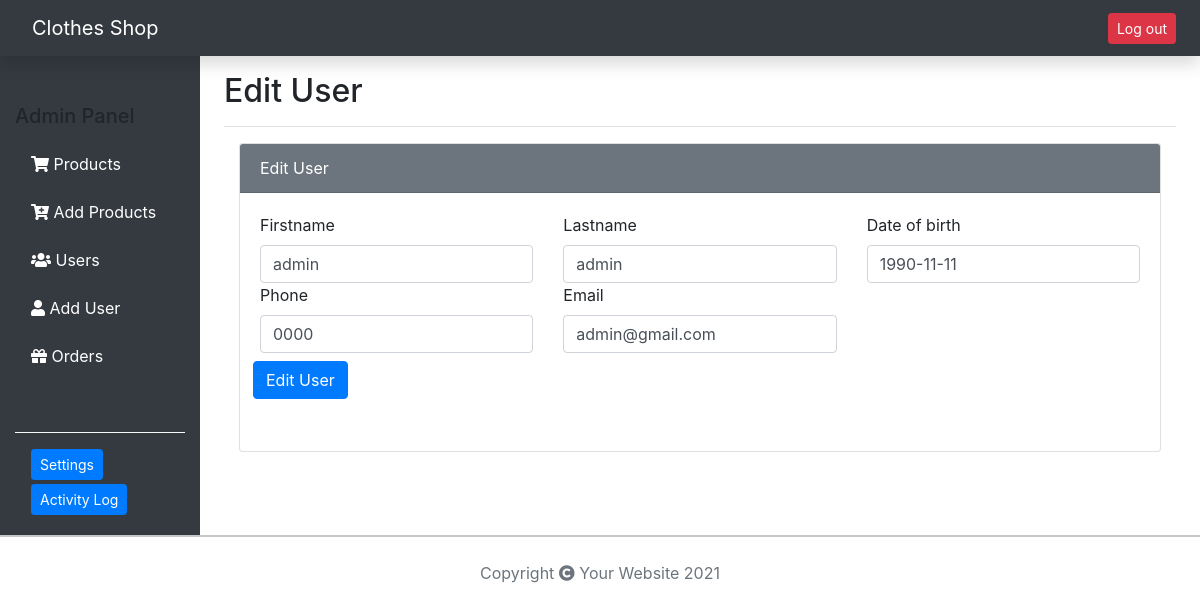
Page /edit_client.php?id=30 on the committed database.
### tables this page shows
CREATE TABLE `clients` (
  `id` int(11) NOT NULL,
  `firstname` varchar(30) DEFAULT NULL,
  `lastname` varchar(30) DEFAULT NULL,
  `date` date DEFAULT NULL,
  `phone` varchar(20) DEFAULT NULL,
  `email` varchar(150) DEFAULT NULL,
  `password` varchar(255) DEFAULT NULL,
  `account_number` varchar(255) NOT NULL,
  `role` bit(1) DEFAULT NULL
);

### lib/Database.php (called while the page is built, shortened)
<?php
abstract class Database{
    private $host = 'localhost';
    private $user = 'root';
    private $password = '';
    private $dbname = 'clothes';
    private function connectDB(){
        try {
            $dsn = "mysql:host=" . $this->host . ";dbname=" . $this->dbname;
            $pdo = new PDO($dsn, $this->user, $this->password);
            $pdo->setAttribute(PDO::ATTR_ERRMODE, PDO::ERRMODE_EXCEPTION);
            return $pdo;
        } catch (Exception $e){
            echo "Lidhja me bazen e shenimeve deshtoi " . $e->getMessage();
        }
    }
    public function prepare($sql){
        return $this->connectDB()->prepare($sql);
    }
    public function getClassName(){
        $class_name = new ReflectionClass($this);
        return $class_name = ucfirst($class_name->getShortName());
    }
    public function get_by_id($id){
        $sql = "SELECT * FROM " . static::$db_table;
        $sql .= " WHERE id=" . $id;
        $stmt = $this->prepare($sql);
        $stmt->execute();
        $stmt->setFetchMode(PDO::FETCH_CLASS, __NAMESPACE__ . "\\{$this->getClassName()}");
        $result = $stmt->fetch();
        return $result;
    }
}
?>

### lib/Client.php (called while the page is built, shortened)
<?php
include_once 'Database.php';
class Client extends Database{
    private $firstname;
    private $lastname;
    private $date;
    private $phone;
    private $email;
    public function getFirstname(){
        return $this->firstname;
    }
    public function getLastname(){
        return $this->lastname;
    }
    public function getDate(){
        return $this->date;
    }
    public function getPhone(){
        return $this->phone;
    }
    public function getEmail(){
        return $this->email;
    }
}
?>

### edit_client.php (the view, shortened to what this page needs)
<html lang="en">
<head>
    <link href="https://cdn.jsdelivr.net/npm/bootstrap@5.0.0-beta1/dist/css/bootstrap.min.css" rel="stylesheet">
    <link rel="stylesheet" href="https://cdnjs.cloudflare.com/ajax/libs/twitter-bootstrap/4.5.2/css/bootstrap.css">
    <link rel="stylesheet" href="https://cdn.datatables.net/1.10.22/css/dataTables.bootstrap4.min.css">
    <link rel="stylesheet" href="https://cdn.datatables.net/responsive/2.2.6/css/responsive.bootstrap4.min.css">
    <link rel="stylesheet" href="https://cdnjs.cloudflare.com/ajax/libs/font-awesome/5.15.1/css/all.min.css">
</head>
<body>
    <header class="navbar navbar-dark sticky-top bg-dark shadow">
        <a class="navbar-brand col-md-3 col-lg-2 px-3" href="#">Clothes Shop</a>
        <a href="logout.php" class=" btn btn-danger btn-sm pl-2 mr-2">Log out</a>
  </header>
    <div class="container-fluid">
        <div class="row">
            <nav id="sidebarMenu" class="col-md-3 col-lg-2 d-md-block bg-dark">
                <div class="position-sticky pt-5">
                    <ul class="nav flex-column">
                    <li class="nav-item  mb-2">
                             <h5> Admin Panel</h5>
                        </li>
                        <li class="nav-item  mb-2">
                            <a class="nav-link text-white" href="admin.php">
                                <i class="fas fa-shopping-cart"></i>
                                Products
                            </a>
                        </li>
                        <li class="nav-item  mb-2">
                            <a class="nav-link text-white " href="add_product.php">
                                <i class="fas fa-cart-plus"></i>
                                Add Products
                            </a>
                        </li>
                        <li class="nav-item  mb-2">
                            <a class="nav-link  text-white" href="clients.php">
                                <i class="fas fa-users"></i>
                                Users
                            </a>
                        </li>
                        <li class="nav-item  mb-2">
                            <a class="nav-link  text-white" href="add_client.php">
                                <i class="fas fa-user"></i>
                                Add User
                            </a>
                        </li>
                        <li class="nav-item  mb-2">
                            <a class="nav-link text-white" href="orders.php">
                                <i class="fas fa-gift"></i>
                                  Orders
                            </a>
                        </li>
                        </ul>
                    <div class="border-top border-light p-3 mt-5">
                    <a href="#" class=" btn btn-primary btn-sm pl-2 mr-2">Settings</a>
                    <a href="#" class=" btn btn-primary btn-sm pl-2 mr-2 my-1">Activity Log</a>
                </div>
            </div>
        </nav>
            <main class="col-md-9 ms-sm-auto col-lg-10 px-md-4">
                <div class="d-flex justify-content-between flex-wrap flex-md-nowrap align-items-center pt-3 pb-2 mb-3 border-bottom">
                    <h1 class="h2">Edit User</h1>
                </div>
                <div class="container">
                    <div class="row justify-content-md-center">
                    <?php
                                                         $client = new Client();
                                                        if (isset($_GET['id'])){
                                                            $id = $_GET['id'];
                                                            $client = $client->get_by_id($id);
                                                        }
                                    ?>
                        <div class="col-md-auto">
                            <div class="card">
                                <div class="card-header bg-secondary text-white">
                                    Edit User
                                </div>
                             <div class="card-body">
                                    <form class="row" method="post" action="">
                                        <div class="col-md-4">
                                            <label for="firstname" class="form-label">Firstname</label>
                                            <input type="text" name="firstname" class="form-control" value="<?php echo $client->getFirstname(); ?>" id="firstname">
                                       </div>
                                        <div class="col-md-4">
                                            <label for="lastname" class="form-label">Lastname</label>
                                            <input type="text" name="lastname" class="form-control" value="<?php echo $client->getLastname(); ?>" id="lastname">
                                        </div>
                                        <div class="col-md-4">
                                            <label for="date" class="form-label">Date of birth</label>
                                            <input type="text" name="date" class="form-control" value="<?php echo $client->getDate(); ?>" id="date">
                                        </div>
                                        <div class="col-md-4">
                                            <label for="phone" class="form-label">Phone</label>
                                            <input type="text" name="phone" class="form-control" value="<?php echo $client->getPhone(); ?>" id="phone">
                                        </div>
                                        <div class="col-md-4">
                                            <label for="email" class="form-label">Email</label>
                                            <input type="text" name="email" class="form-control" value="<?php echo $client->getEmail(); ?>" id="email">
                                        </div>
                                        <div class="mb-2 p-2">
                                            <input class="btn btn-primary" id="edit_client" value="Edit User" type="submit" name="edit_client"/>
                                        </div>
                                   </form>
                                </div>
                            </div>
                        </div>
                    </div>
                </div>
            </main>
            <hr class=" my-0">
            <footer class="">
                <p class=" text-center text-muted my-4">Copyright <i class="fa fa-copyright"></i> Your Website 2021</p>
              </footer>
</body>
</html>

### rows in the picture
clients: firstname "admin", lastname "admin", date "1990-11-11", phone "0000", email "admin@gmail.com"
